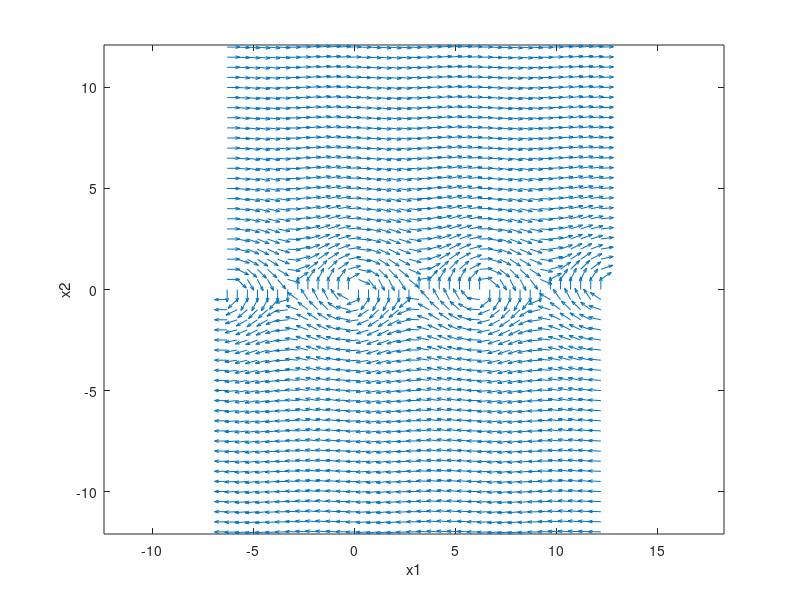

MATLAB code for this plot:
clear; close all; clc;

g = 9.81;
L = 9.81;
b = 0;

tau = @(x1, x2) g/L*(x1.^2 - pi^2)*0;
x1dot = @(x1, x2) x2;
x2dot = @(x1, x2) tau(x1, x2) - g/L*sin(x1) - b*x2;


[x1, x2] = meshgrid(-2*pi:0.5:4*pi, -12:0.5:12);

x1d = x1dot(x1, x2);
x2d = x2dot(x1, x2);

L = sqrt(x1d.^2 + x2d.^2);

quiver(x1, x2, x1d./L, x2d./L);
xlabel('x1'); ylabel('x2');
axis equal